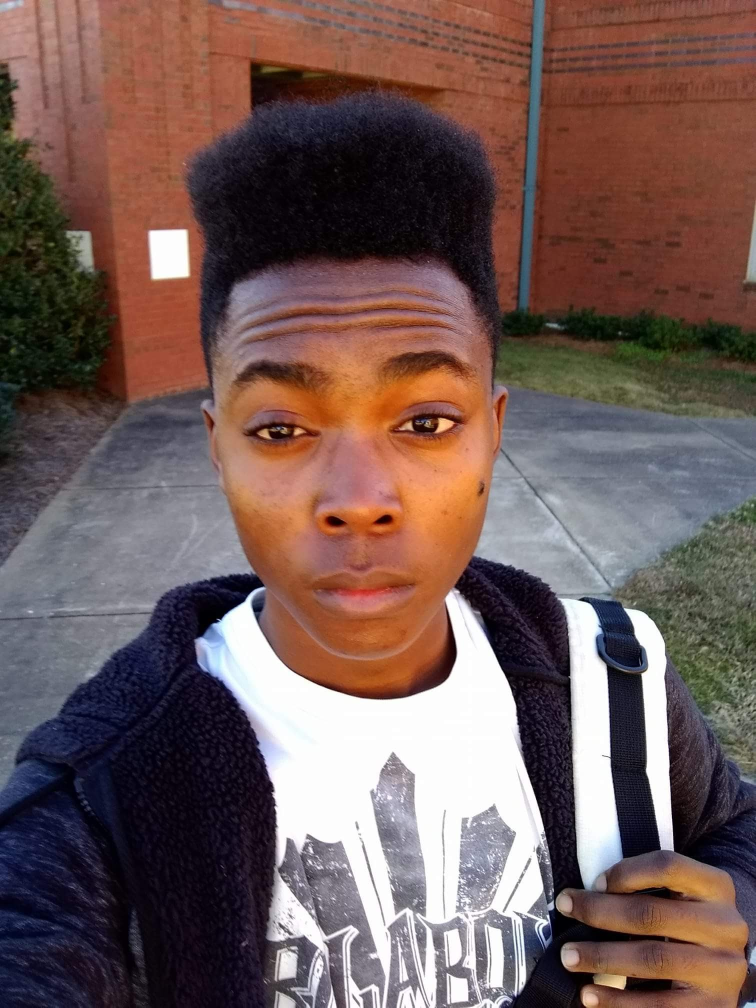
#> input picture Faces/Pascal/1.jpg, 1511 x 2015 px, found by its file name (shown at 1/2 size)
$ python faces_train.py
#> lines starting #> are read from the running program, lines starting #| are printed output that depends on the picture
import cv2
import os
import cv2 as cv
import numpy as np

people = ['Pascal', 'Ben Afflek']

DIR = r'C:\Users\onyek\Downloads\OPENCV\Faces'
haar_cascade = cv.CascadeClassifier('haar_face.xml')

features = []
labels = []

def create_train():
    for person in people:
        path = os.path.join(DIR, person)
        label = people.index(person)
        # if person != people:
        #     label = []
        for img in os.listdir(path):
            img_path = os.path.join(path, img)

            img_array = cv.imread(img_path)
#> img_array is the input picture: shape (2015, 1511, 3); mean B, G, R 87.4, 90.7, 113.8
            scale_percent = 0.6 # percent of original size
            width = int(img_array.shape[1] * scale_percent)
#> width = 906
            height = int(img_array.shape[0] * scale_percent)
#> height = 1209
            dim = (width, height)
#> dim = (906, 1209)

            # resize image
            resized = cv.resize(img_array, dim, interpolation = cv.INTER_AREA)
            gray = cv.cvtColor(resized, cv.COLOR_BGR2GRAY)
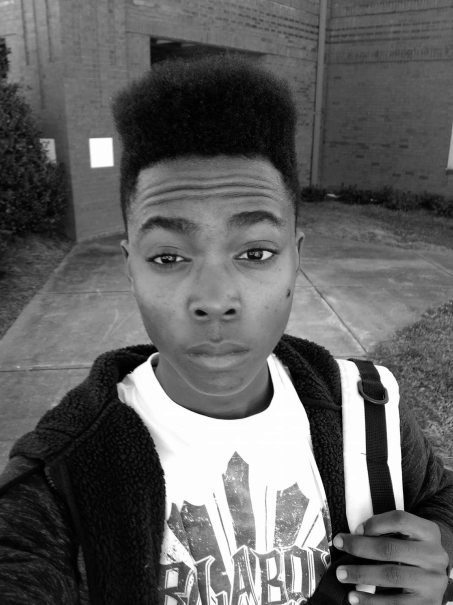
#> gray: shape (1209, 906) (shown at 1/2 size); min 0, max 255, mean 97.2

            faces_rect = haar_cascade.detectMultiScale(gray, scaleFactor=1.1, minNeighbors=4)
#> faces_rect = [[586, 77, 60, 60], [241, 390, 174, 174]]

            for(x,y,w,h) in faces_rect:
                faces_roi = gray[y:y+h, x:x+w]
                features.append(faces_roi)
                labels.append(label)
#> this loop made 2 passes
#> pass 1, in create_train, `faces_roi = gray[y:y+h, x:x+w]`:
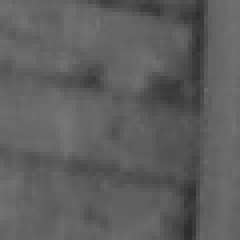
#> faces_roi: shape (60, 60) (shown 4 times larger); min 44, max 119, mean 94.4
#> pass 2, in create_train, `faces_roi = gray[y:y+h, x:x+w]`:
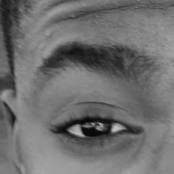
#> faces_roi: shape (174, 174); min 7, max 196, mean 110.6
#> after the loop, features = 2 items; labels = [0, 0]
#> pass 2 of the loop in create_train, `for person in people:`:
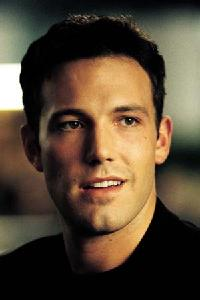
#> input picture Faces/Ben Afflek/1.jpg, 200 x 300 px, found by its file name
#> in create_train, img_array is the input picture: shape (300, 200, 3); mean B, G, R 52.4, 70.4, 85.8
#> resized: shape (180, 120, 3)
#> in create_train, `gray = cv.cvtColor(resized, cv.COLOR_BGR2GRAY)`:
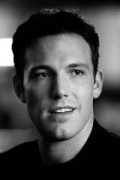
#> gray: shape (180, 120); min 0, max 255, mean 72.9
#> faces_rect = [[19, 39, 84, 84]]
#> the loop in create_train, `for(x,y,w,h) in faces_rect:` made 1 pass
#> pass 1, in create_train, `faces_roi = gray[y:y+h, x:x+w]`:
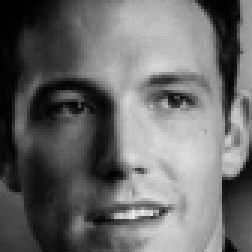
#> faces_roi: shape (84, 84) (shown 3 times larger); min 0, max 232, mean 105.8
#> after the loop in create_train, `for(x,y,w,h) in faces_rect:`: features = 3 items; labels = [0, 0, 1]
create_train()
print('Training Done')
print(f'Length of features = {len(features)}')
#| Length of features = 3
print(f'Length of features = {len(labels)}')
#| Length of features = 3

features = np.array(features, dtype='object')
labels = np.array(labels)

face_recognizer = cv.face.LBPHFaceRecognizer_create()

#Train the recognizer

face_recognizer.train(features, labels)

face_recognizer.save('face_trained.yml')
np.save('features.npy', features)
np.save('labels.npy', labels)
